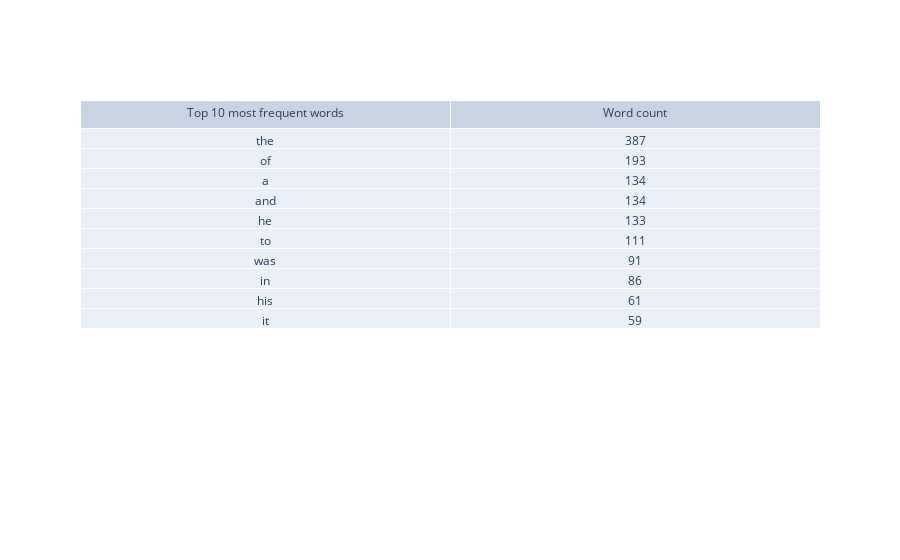

Notebook code cell kept with this figure:
### Code cell
# [2-3] ON YOUR OWN:

# Using the code above for figures, create a new table that lists the top 10 most frequent words and how many times they occur in that text.
import plotly.graph_objects as go

fig = go.Figure(data=[go.Table(header=dict(values=['Top 10 most frequent words', 'Word count']),
                 cells=dict(values=[['the', 'of', 'a', 'and', 'he', 'to', 'was', 'in', 'his', 'it'], [387, 193, 134, 134, 133, 111, 91, 86, 61, 59]]))
                     ])
fig.show()

### Figure 1 — Plotly figure (JSON) as saved in the notebook; plotly's stock layout.template omitted (floating-point values rounded to 4 significant figures)
{"data": [{"cells": {"values": [["the", "of", "a", "and", "he", "to", "was", "in", "his", "it"], [387, 193, 134, 134, 133, 111, 91, 86, 61, 59]]}, "header": {"values": ["Top 10 most frequent words", "Word count"]}, "type": "table"}], "layout": {}}
